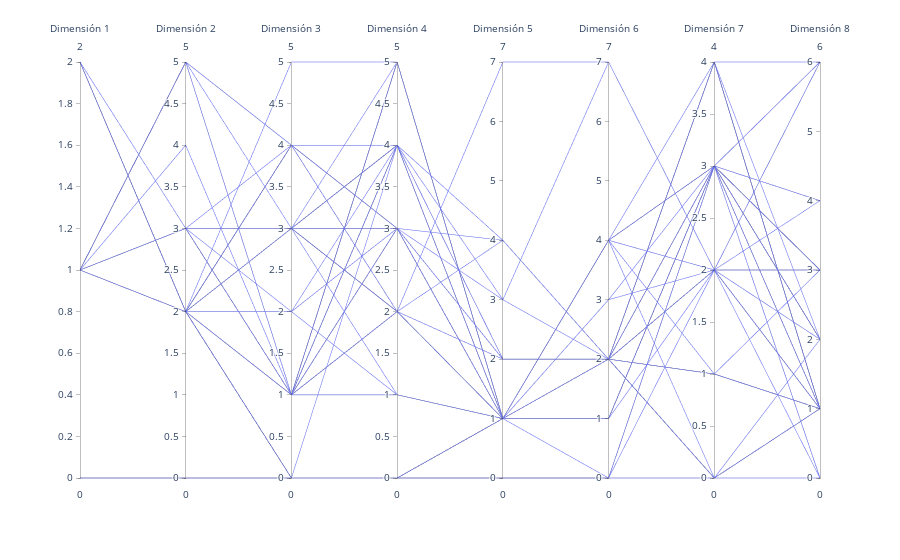

The cell this chart's notebook holds for it:
### Code cell
fig2 = px.parallel_coordinates(df_num.loc[:,"Dimensión 1":"Dimensión 8"])
fig2

### Figure 1 — Plotly figure (JSON) as saved in the notebook; plotly's stock layout.template omitted (floating-point values rounded to 4 significant figures; data arrays with more than 128 entries replaced by an {"elided": "..."} marker saying what was removed)
{"data": [{"dimensions": [{"label": "Dimensión 1", "values": {"elided": "251 int values"}}, {"label": "Dimensión 2", "values": {"elided": "251 int values"}}, {"label": "Dimensión 3", "values": {"elided": "251 int values"}}, {"label": "Dimensión 4", "values": {"elided": "251 int values"}}, {"label": "Dimensión 5", "values": {"elided": "251 int values"}}, {"label": "Dimensión 6", "values": {"elided": "251 int values"}}, {"label": "Dimensión 7", "values": {"elided": "251 int values"}}, {"label": "Dimensión 8", "values": {"elided": "251 int values"}}], "domain": {"x": [0.0, 1.0], "y": [0.0, 1.0]}, "name": "", "type": "parcoords"}], "layout": {"legend": {"tracegroupgap": 0}, "margin": {"t": 60}}}
